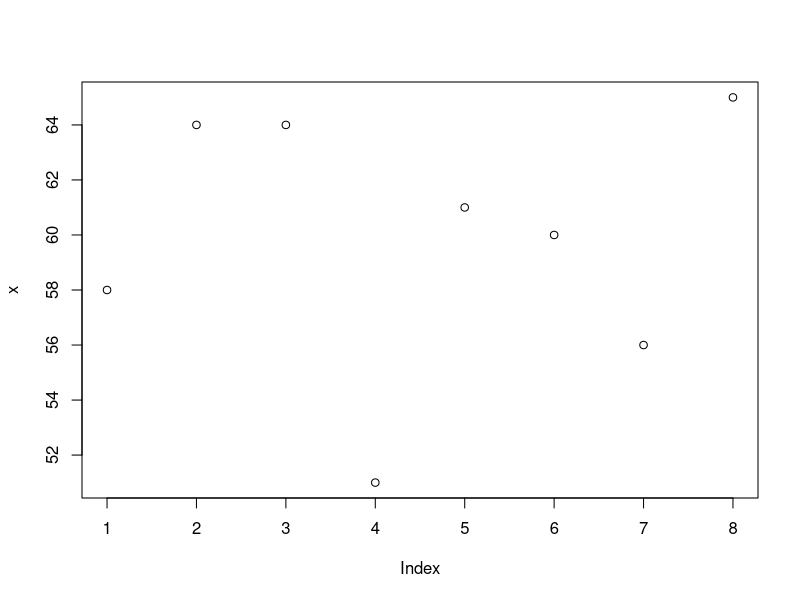

This figure's R source:
#x<-seq(0,50,by=1)
#y<-dbinom(x,50,0.5)
#png(file="dbinom.png")
#plot(x,y)
#dev.off()
x<-rbinom(8,150,.4)

print(x)
plot(x)
#x<-seq(-10,10,by=.2)
#y<-pnorm(x,mean=2.5,sd=2)
#png(file="pnorm.png")
#plot(x,y)
#dev.off()
#x<-seq(0,1,by=0.02)
#y<-qnorm(x,mean=2,sd=1)
#png(file="qnorm.png")
#plot(x,y)
#dev.off()

#y<-rnorm(50)
#png(file="rnorm.png")
#hist(y,main="Normal Distribution")
#dev.off()
#binomial distribution

#x<-seq(0,50,by=1)
#y<-dbinom(x,50,0.5)
#png(file="dbin")